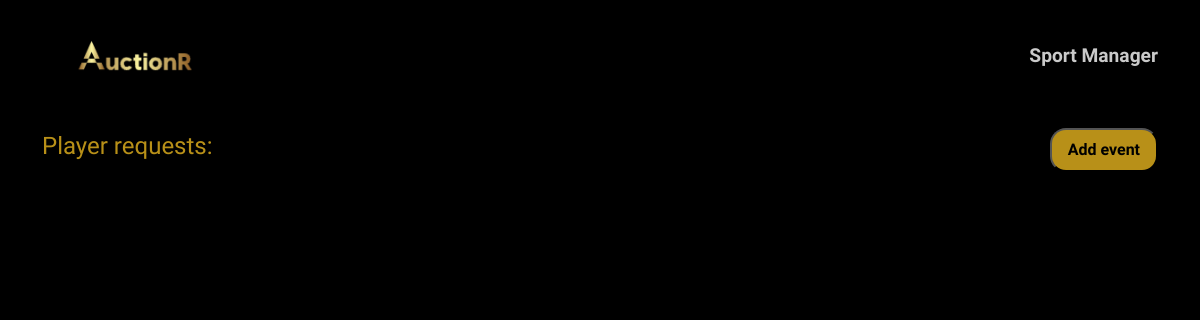
Page /moderators.php on the earlier database version.
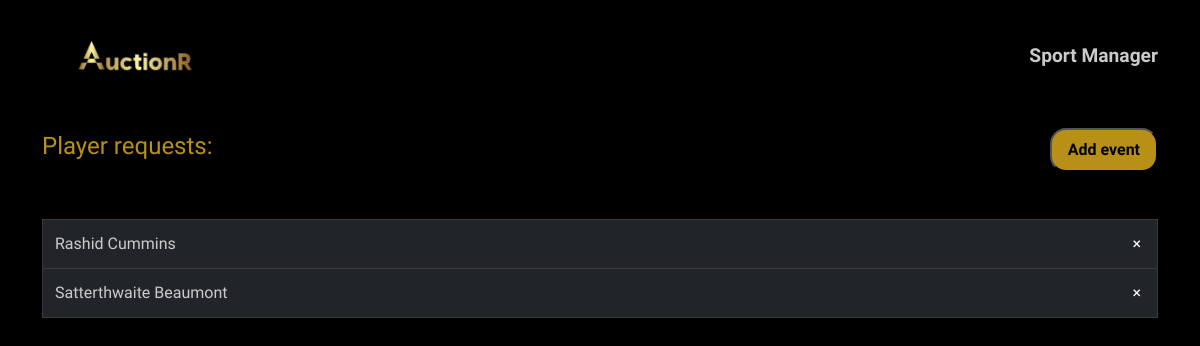
Same page on the later database version.
### tables this page shows
create table PlayerData (PlayerID varchar(5)primary key,  
                         Username varchar(20) unique not null,  
                         SportsID varchar(5) not null,  
                         FranchiseID varchar(10),  
                         PGender varchar(6) not null,  
                         PNationality varchar(20) not null,  
                         Price bigint not null,  
                         DOB date not null,
                         verified varchar(3),  
                         foreign key(Username) references Person(Username));

create table Person (Username varchar(20) primary key,  
                    FirstName varchar(15) not null,  
                    LastName varchar(15)  not null, 
                    foreign key(Username) references Login(Username));

### src/moderators.php (the view, shortened to what this page needs)
<!DOCTYPE html>
<html lang="en">
  <head>
    <link
      rel="stylesheet"
      href="https://cdnjs.cloudflare.com/ajax/libs/twitter-bootstrap/5.0.1/css/bootstrap.min.css"
    />
    <link
      rel="stylesheet"
      href="https://cdnjs.cloudflare.com/ajax/libs/font-awesome/5.15.3/css/all.min.css"
    />
    <link rel="stylesheet" href="./css/auctionr.css" />
    <link rel="stylesheet" href="./css/moderators.css" />
  </head>
  <body>
    <?php
    $mysqli = new mysqli('localhost', 'root', '','auctionr');
  ?>
    <div class="container">
      <div class="dash-nav">
        <a href="index.html"
          ><img
            src="../public/Logo2.png"
            height="80px"
            width="auto"
            alt="AuctionR"
        /></a>
        <div class="dash-info">Sport Manager</div>
      </div>
      <div class="mod">
        <div class="table-top">
          <h2 class="player-req">Player requests:</h2>
          <a href="events.php"><button class="add-event">Add event</button></a>
        </div>
  <ul>
        <?php
   $sql = "SELECT P.FirstName,P.LastName,D.PlayerID from Person P inner join PlayerData D where D.verified='no'and P.Username = D.Username";
   if ($result = $mysqli -> query($sql)) {
    while ($rows=mysqli_fetch_assoc($result)) {
  ?>
          <li>
          <?php echo "<a href='modconfirm.php?pid=".$rows['PlayerID']."'>".$rows['FirstName']." ".$rows['LastName']."</a>";?>
          <span class="close">&times;</span>
        </li>
          <?php
    }
        }
  ?>
  </ul>
  </div>
  </body>
</html>

### src/css/auctionr.css (style rules this page uses)
:root { --c1: #000000; --c2: #e6b41ecc; --c3: #cacaca; --c4: #eae3b5; --f1: "Catamaran", sans-serif; --f2: "Montserrat Alternates", sans-serif; --f3: "Martel Sans", sans-serif; }
body, html { margin: 0; padding: 0.5rem 0 0.5rem 0; box-sizing: border-box; }
body { background: var(--c1); font-family: var(--f3); color: var(--c4); }
a { color: var(--c4); text-decoration: none; }
a { text-shadow: 0px 0px 3px rgba(117, 117, 117, 0.12); color: var(--c3); text-decoration: none; }

### src/css/moderators.css (style rules this page uses)
ul { list-style-type: none; padding: 0; margin: 0; }
.dash-nav { display: flex; align-items: center; justify-content: space-between; margin-bottom: 1rem; }
.player-req { color: var(--c2); }
.table-top { display: flex; flex-direction: row; align-items: center; justify-content: space-between; margin: 2rem 0; }
.add-event { background-color: var(--c2); color: var(--c1); font-weight: 800; border-radius: 1rem; padding: .5rem 1rem; }
.dash-info { color: var(--c3); font-weight: 800; font-size: 1.2rem; }
ul li { border: 1px solid rgb(61, 58, 58); margin-top: -1px; background-color: #212529; padding: 12px; text-decoration: none; font-size: 1em; color: white; font-style: var(--f3); display: block; position: relative; }
h2 { font-size:1.5rem; }
.close { cursor: pointer; position: absolute; top: 0%; right: 0%; padding: 12px 16px; }

Differences in the rows shown:
now on this page (row edited): playerdata: Username.FirstName "Rashid", Username.LastName "Cummins"
now on this page (row edited): playerdata: Username.FirstName "Satterthwaite", Username.LastName "Beaumont"
